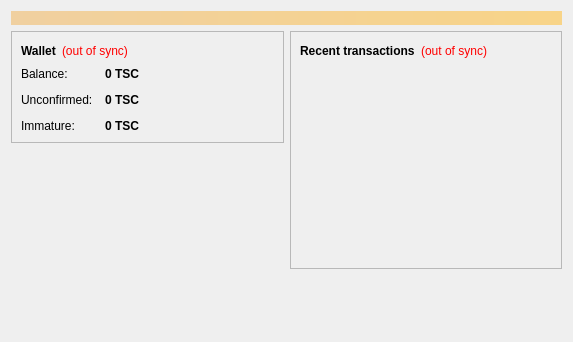
<?xml version="1.0" encoding="UTF-8"?>
<ui version="4.0">
 <class>OverviewPage</class>
 <widget class="QWidget" name="OverviewPage">
  <property name="geometry">
   <rect>
    <x>0</x>
    <y>0</y>
    <width>573</width>
    <height>342</height>
   </rect>
  </property>
  <property name="windowTitle">
   <string>Form</string>
  </property>
  <layout class="QVBoxLayout" name="topLayout">
   <item>
    <widget class="QLabel" name="labelAlerts">
     <property name="visible">
      <bool>false</bool>
     </property>
     <property name="styleSheet">
      <string notr="true">background-color: qlineargradient(x1: 0, y1: 0, x2: 1, y2: 0, stop:0 #F0D0A0, stop:1 #F8D488); color:#000000;</string>
     </property>
     <property name="wordWrap">
      <bool>true</bool>
     </property>
     <property name="margin">
      <number>3</number>
     </property>
    </widget>
   </item>
   <item>
    <layout class="QHBoxLayout" name="horizontalLayout" stretch="1,1">
     <item>
      <layout class="QVBoxLayout" name="verticalLayout_2">
       <item>
        <widget class="QFrame" name="frame">
         <property name="frameShape">
          <enum>QFrame::StyledPanel</enum>
         </property>
         <property name="frameShadow">
          <enum>QFrame::Raised</enum>
         </property>
         <layout class="QVBoxLayout" name="verticalLayout_4">
          <item>
           <layout class="QHBoxLayout" name="horizontalLayout_4">
            <item>
             <widget class="QLabel" name="label_5">
              <property name="font">
               <font>
                <weight>75</weight>
                <bold>true</bold>
               </font>
              </property>
              <property name="text">
               <string>Wallet</string>
              </property>
             </widget>
            </item>
            <item>
             <widget class="QLabel" name="labelWalletStatus">
              <property name="toolTip">
               <string>The displayed information may be out of date. Your wallet automatically synchronizes with the tosscoin network after a connection is established, but this process has not completed yet.</string>
              </property>
              <property name="styleSheet">
               <string notr="true">QLabel { color: red; }</string>
              </property>
              <property name="text">
               <string notr="true">(out of sync)</string>
              </property>
              <property name="alignment">
               <set>Qt::AlignLeading|Qt::AlignLeft|Qt::AlignVCenter</set>
              </property>
             </widget>
            </item>
            <item>
             <spacer name="horizontalSpacer_2">
              <property name="orientation">
               <enum>Qt::Horizontal</enum>
              </property>
              <property name="sizeHint" stdset="0">
               <size>
                <width>40</width>
                <height>20</height>
               </size>
              </property>
             </spacer>
            </item>
           </layout>
          </item>
          <item>
           <layout class="QFormLayout" name="formLayout_2">
            <property name="fieldGrowthPolicy">
             <enum>QFormLayout::AllNonFixedFieldsGrow</enum>
            </property>
            <property name="horizontalSpacing">
             <number>12</number>
            </property>
            <property name="verticalSpacing">
             <number>12</number>
            </property>
            <item row="0" column="0">
             <widget class="QLabel" name="label">
              <property name="text">
               <string>Balance:</string>
              </property>
             </widget>
            </item>
            <item row="0" column="1">
             <widget class="QLabel" name="labelBalance">
              <property name="font">
               <font>
                <weight>75</weight>
                <bold>true</bold>
               </font>
              </property>
              <property name="cursor">
               <cursorShape>IBeamCursor</cursorShape>
              </property>
              <property name="toolTip">
               <string>Your current balance</string>
              </property>
              <property name="text">
               <string notr="true">0 TSC</string>
              </property>
              <property name="textInteractionFlags">
               <set>Qt::LinksAccessibleByMouse|Qt::TextSelectableByKeyboard|Qt::TextSelectableByMouse</set>
              </property>
             </widget>
            </item>
            <item row="1" column="0">
             <widget class="QLabel" name="label_3">
              <property name="text">
               <string>Unconfirmed:</string>
              </property>
             </widget>
            </item>
            <item row="1" column="1">
             <widget class="QLabel" name="labelUnconfirmed">
              <property name="font">
               <font>
                <weight>75</weight>
                <bold>true</bold>
               </font>
              </property>
              <property name="cursor">
               <cursorShape>IBeamCursor</cursorShape>
              </property>
              <property name="toolTip">
               <string>Total of transactions that have yet to be confirmed, and do not yet count toward the current balance</string>
              </property>
              <property name="text">
               <string notr="true">0 TSC</string>
              </property>
              <property name="textInteractionFlags">
               <set>Qt::LinksAccessibleByMouse|Qt::TextSelectableByKeyboard|Qt::TextSelectableByMouse</set>
              </property>
             </widget>
            </item>
            <item row="2" column="0">
             <widget class="QLabel" name="labelImmatureText">
              <property name="text">
               <string>Immature:</string>
              </property>
             </widget>
            </item>
            <item row="2" column="1">
             <widget class="QLabel" name="labelImmature">
              <property name="font">
               <font>
                <weight>75</weight>
                <bold>true</bold>
               </font>
              </property>
              <property name="toolTip">
               <string>Mined balance that has not yet matured</string>
              </property>
              <property name="text">
               <string notr="true">0 TSC</string>
              </property>
              <property name="textInteractionFlags">
               <set>Qt::LinksAccessibleByMouse|Qt::TextSelectableByKeyboard|Qt::TextSelectableByMouse</set>
              </property>
             </widget>
            </item>
           </layout>
          </item>
         </layout>
        </widget>
       </item>
       <item>
        <spacer name="verticalSpacer">
         <property name="orientation">
          <enum>Qt::Vertical</enum>
         </property>
         <property name="sizeHint" stdset="0">
          <size>
           <width>20</width>
           <height>40</height>
          </size>
         </property>
        </spacer>
       </item>
      </layout>
     </item>
     <item>
      <layout class="QVBoxLayout" name="verticalLayout_3">
       <item>
        <widget class="QFrame" name="frame_2">
         <property name="frameShape">
          <enum>QFrame::StyledPanel</enum>
         </property>
         <property name="frameShadow">
          <enum>QFrame::Raised</enum>
         </property>
         <layout class="QVBoxLayout" name="verticalLayout">
          <item>
           <layout class="QHBoxLayout" name="horizontalLayout_2">
            <item>
             <widget class="QLabel" name="label_4">
              <property name="text">
               <string>&lt;b&gt;Recent transactions&lt;/b&gt;</string>
              </property>
             </widget>
            </item>
            <item>
             <widget class="QLabel" name="labelTransactionsStatus">
              <property name="toolTip">
               <string>The displayed information may be out of date. Your wallet automatically synchronizes with the tosscoin network after a connection is established, but this process has not completed yet.</string>
              </property>
              <property name="styleSheet">
               <string notr="true">QLabel { color: red; }</string>
              </property>
              <property name="text">
               <string notr="true">(out of sync)</string>
              </property>
              <property name="alignment">
               <set>Qt::AlignRight|Qt::AlignTrailing|Qt::AlignVCenter</set>
              </property>
             </widget>
            </item>
            <item>
             <spacer name="horizontalSpacer">
              <property name="orientation">
               <enum>Qt::Horizontal</enum>
              </property>
              <property name="sizeHint" stdset="0">
               <size>
                <width>40</width>
                <height>20</height>
               </size>
              </property>
             </spacer>
            </item>
           </layout>
          </item>
          <item>
           <widget class="QListView" name="listTransactions">
            <property name="styleSheet">
             <string notr="true">QListView { background: transparent; }</string>
            </property>
            <property name="frameShape">
             <enum>QFrame::NoFrame</enum>
            </property>
            <property name="verticalScrollBarPolicy">
             <enum>Qt::ScrollBarAlwaysOff</enum>
            </property>
            <property name="horizontalScrollBarPolicy">
             <enum>Qt::ScrollBarAlwaysOff</enum>
            </property>
            <property name="selectionMode">
             <enum>QAbstractItemView::NoSelection</enum>
            </property>
           </widget>
          </item>
         </layout>
        </widget>
       </item>
       <item>
        <spacer name="verticalSpacer_2">
         <property name="orientation">
          <enum>Qt::Vertical</enum>
         </property>
         <property name="sizeHint" stdset="0">
          <size>
           <width>20</width>
           <height>40</height>
          </size>
         </property>
        </spacer>
       </item>
      </layout>
     </item>
    </layout>
   </item>
  </layout>
 </widget>
 <resources/>
 <connections/>
</ui>
